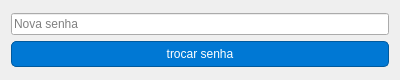
<?xml version="1.0" encoding="UTF-8"?>
<ui version="4.0">
 <class>Dialog</class>
 <widget class="QDialog" name="Dialog">
  <property name="geometry">
   <rect>
    <x>0</x>
    <y>0</y>
    <width>400</width>
    <height>80</height>
   </rect>
  </property>
  <property name="windowTitle">
   <string>Trocar Senha</string>
  </property>
  <property name="styleSheet">
   <string notr="true">
QMainWindow {
    background-color: #f9f9f9; 
    border: 1px solid #ccc
}

QTabWidget::pane {
    border: 1px solid #aaa; 
    background-color: #ffffff;
}

QTabBar::tab {
    background: #e0e0e0;
    padding: 5px 10px;
    border: 1px solid #aaa;
    border-bottom: none;
    color: #333;
}

QTabBar::tab:selected {
    background: #ffffff;
    border-bottom: 1px solid #fff;
}

QListView {
    background: #ffffff;
    border: 1px solid #ccc;
    color: #333;
    padding: 5px;
}

QPushButton {
    background-color: #0078d4;
    color: white;
    border: 1px solid #005a9e;
    border-radius: 5px;
    padding: 5px 10px;
}

QPushButton:hover {
    background-color: #005a9e;
}

QPushButton:pressed {
    background-color: #003f7e;
}

QComboBox {
    background-color: #ffffff;
    border: 1px solid #ccc;
    border-radius: 5px;
    padding: 5px;
    color: #333;
}

QComboBox:disabled {
    background-color: #f0f0f0; /* Cor de fundo para desativado */
    border: 1px solid #aaa; /* Cor da borda quando desativado */
    color: #888; /* Cor do texto quando desativado */
}

QComboBox::drop-down {
    border-left: 1px solid #aaa;
    width: 20px;
    background: #e0e0e0;
}

QMenuBar {
    background-color: #e0e0e0;
    border-bottom: 1px solid #ccc;
}

QMenuBar::item {
    padding: 5px 10px;
    background: transparent;
}

QMenuBar::item:selected {
    background: #d0d0d0;
}

QMenu {
    background: #ffffff;
    border: 1px solid #ccc;
}

QMenu::item:selected {
    background: #0078d4;
    color: white;
}

/* Separadores visuais */
QListView::item {
    border-bottom: 1px solid #ddd; /* Linha entre os itens */
    padding: 2px;
    padding-left: 12px; /* Espaço reservado para o indicador */
    position: relative; /* Necessário para posicionar o indicador */
}

/* Indicador de status */
QListView::item {
    content: &quot;&quot;;
    position: absolute;
    left: 0; /* Posicionado no início do item */
    top: 0;
    bottom: 0;
    width: 16px; /* Largura do indicador */
}

/* Itens selecionados */
QListView::item:selected {
    background-color: #0078d4;
    color: white;
}

/* Separadores especiais */
QListView::item[separator=&quot;true&quot;] {
    background-color: #f0f0f0;
    font-weight: bold;
    border-bottom: 2px solid #aaa;
}
</string>
  </property>
  <layout class="QVBoxLayout" name="verticalLayout_2">
   <item>
    <layout class="QVBoxLayout" name="verticalLayout">
     <item>
      <widget class="QLineEdit" name="lineEdit_senha">
       <property name="placeholderText">
        <string>Nova senha</string>
       </property>
      </widget>
     </item>
     <item>
      <widget class="QPushButton" name="pushButton_trocar_senha">
       <property name="text">
        <string>trocar senha</string>
       </property>
      </widget>
     </item>
    </layout>
   </item>
  </layout>
 </widget>
 <resources/>
 <connections/>
</ui>
